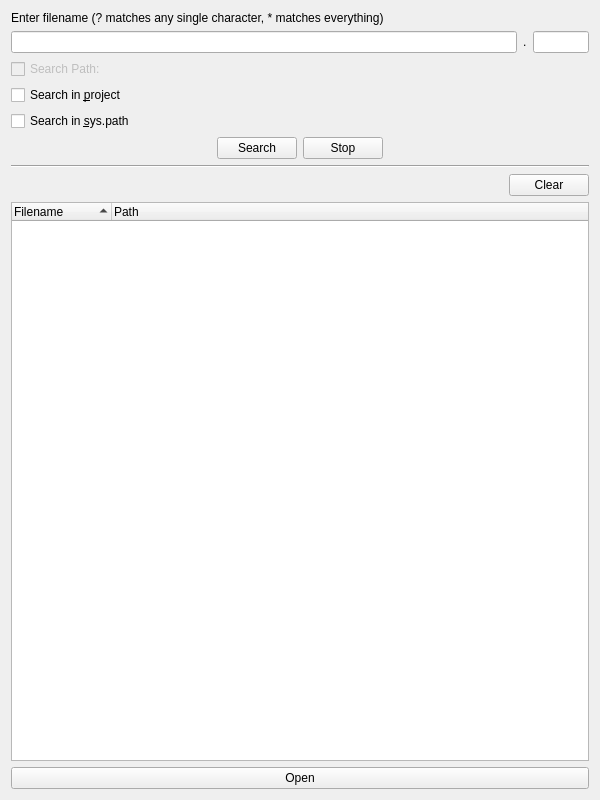
<?xml version="1.0" encoding="UTF-8"?>
<ui version="4.0">
 <class>FindLocationWidget</class>
 <widget class="QWidget" name="FindLocationWidget">
  <property name="geometry">
   <rect>
    <x>0</x>
    <y>0</y>
    <width>600</width>
    <height>800</height>
   </rect>
  </property>
  <property name="windowTitle">
   <string>Find File</string>
  </property>
  <layout class="QVBoxLayout" name="verticalLayout">
   <item>
    <widget class="QLabel" name="textLabel1">
     <property name="text">
      <string>Enter filename (? matches any single character, * matches everything)</string>
     </property>
     <property name="wordWrap">
      <bool>true</bool>
     </property>
    </widget>
   </item>
   <item>
    <layout class="QHBoxLayout">
     <item>
      <widget class="QLineEdit" name="fileNameEdit">
       <property name="sizePolicy">
        <sizepolicy hsizetype="Expanding" vsizetype="Fixed">
         <horstretch>9</horstretch>
         <verstretch>0</verstretch>
        </sizepolicy>
       </property>
       <property name="toolTip">
        <string>Enter file name to search for </string>
       </property>
      </widget>
     </item>
     <item>
      <widget class="QLabel" name="extsepLabel">
       <property name="text">
        <string>.</string>
       </property>
      </widget>
     </item>
     <item>
      <widget class="QLineEdit" name="fileExtEdit">
       <property name="sizePolicy">
        <sizepolicy hsizetype="Expanding" vsizetype="Fixed">
         <horstretch>1</horstretch>
         <verstretch>0</verstretch>
        </sizepolicy>
       </property>
       <property name="toolTip">
        <string>Enter file extension to search for</string>
       </property>
      </widget>
     </item>
    </layout>
   </item>
   <item>
    <layout class="QHBoxLayout" name="horizontalLayout">
     <item>
      <widget class="QCheckBox" name="searchDirCheckBox">
       <property name="enabled">
        <bool>false</bool>
       </property>
       <property name="toolTip">
        <string>Enabled to include the entered directory into the search</string>
       </property>
       <property name="text">
        <string>Search Path:</string>
       </property>
      </widget>
     </item>
     <item>
      <widget class="EricPathPicker" name="searchDirPicker" native="true">
       <property name="sizePolicy">
        <sizepolicy hsizetype="Expanding" vsizetype="Preferred">
         <horstretch>0</horstretch>
         <verstretch>0</verstretch>
        </sizepolicy>
       </property>
       <property name="focusPolicy">
        <enum>Qt::StrongFocus</enum>
       </property>
       <property name="toolTip">
        <string>Enter the directory, the file should be searched in</string>
       </property>
      </widget>
     </item>
    </layout>
   </item>
   <item>
    <widget class="QCheckBox" name="projectCheckBox">
     <property name="toolTip">
      <string>Select to search in the project path</string>
     </property>
     <property name="text">
      <string>Search in &amp;project</string>
     </property>
     <property name="shortcut">
      <string>Alt+P</string>
     </property>
    </widget>
   </item>
   <item>
    <widget class="QCheckBox" name="syspathCheckBox">
     <property name="toolTip">
      <string>Select to search in sys.path</string>
     </property>
     <property name="text">
      <string>Search in &amp;sys.path</string>
     </property>
     <property name="shortcut">
      <string>Alt+S</string>
     </property>
    </widget>
   </item>
   <item>
    <layout class="QHBoxLayout" name="horizontalLayout_3">
     <item>
      <spacer name="horizontalSpacer_2">
       <property name="orientation">
        <enum>Qt::Horizontal</enum>
       </property>
       <property name="sizeHint" stdset="0">
        <size>
         <width>40</width>
         <height>20</height>
        </size>
       </property>
      </spacer>
     </item>
     <item>
      <widget class="QPushButton" name="findButton">
       <property name="toolTip">
        <string>Press to start the search process</string>
       </property>
       <property name="text">
        <string>Search</string>
       </property>
      </widget>
     </item>
     <item>
      <widget class="QPushButton" name="stopButton">
       <property name="toolTip">
        <string>Press to stop the current search process</string>
       </property>
       <property name="text">
        <string>Stop</string>
       </property>
      </widget>
     </item>
     <item>
      <spacer name="horizontalSpacer">
       <property name="orientation">
        <enum>Qt::Horizontal</enum>
       </property>
       <property name="sizeHint" stdset="0">
        <size>
         <width>40</width>
         <height>20</height>
        </size>
       </property>
      </spacer>
     </item>
    </layout>
   </item>
   <item>
    <widget class="Line" name="line_2">
     <property name="orientation">
      <enum>Qt::Horizontal</enum>
     </property>
    </widget>
   </item>
   <item>
    <layout class="QHBoxLayout" name="horizontalLayout_2">
     <item>
      <widget class="EricSqueezeLabelPath" name="findStatusLabel">
       <property name="sizePolicy">
        <sizepolicy hsizetype="Expanding" vsizetype="Preferred">
         <horstretch>0</horstretch>
         <verstretch>0</verstretch>
        </sizepolicy>
       </property>
       <property name="text">
        <string/>
       </property>
      </widget>
     </item>
     <item>
      <widget class="QPushButton" name="clearButton">
       <property name="toolTip">
        <string>Press to clear the search results</string>
       </property>
       <property name="text">
        <string>Clear</string>
       </property>
      </widget>
     </item>
    </layout>
   </item>
   <item>
    <widget class="QTreeWidget" name="fileList">
     <property name="rootIsDecorated">
      <bool>false</bool>
     </property>
     <property name="sortingEnabled">
      <bool>true</bool>
     </property>
     <column>
      <property name="text">
       <string>Filename</string>
      </property>
     </column>
     <column>
      <property name="text">
       <string>Path</string>
      </property>
     </column>
    </widget>
   </item>
   <item>
    <widget class="QPushButton" name="openButton">
     <property name="toolTip">
      <string>Press to open the selected file</string>
     </property>
     <property name="text">
      <string>Open</string>
     </property>
    </widget>
   </item>
  </layout>
 </widget>
 <customwidgets>
  <customwidget>
   <class>EricPathPicker</class>
   <extends>QWidget</extends>
   <header>EricWidgets/EricPathPicker.h</header>
   <container>1</container>
  </customwidget>
  <customwidget>
   <class>EricSqueezeLabelPath</class>
   <extends>QLabel</extends>
   <header>EricWidgets/EricSqueezeLabels.h</header>
  </customwidget>
 </customwidgets>
 <tabstops>
  <tabstop>fileNameEdit</tabstop>
  <tabstop>fileExtEdit</tabstop>
  <tabstop>searchDirCheckBox</tabstop>
  <tabstop>searchDirPicker</tabstop>
  <tabstop>projectCheckBox</tabstop>
  <tabstop>syspathCheckBox</tabstop>
  <tabstop>findButton</tabstop>
  <tabstop>stopButton</tabstop>
  <tabstop>clearButton</tabstop>
  <tabstop>fileList</tabstop>
  <tabstop>openButton</tabstop>
 </tabstops>
 <resources/>
 <connections/>
</ui>
